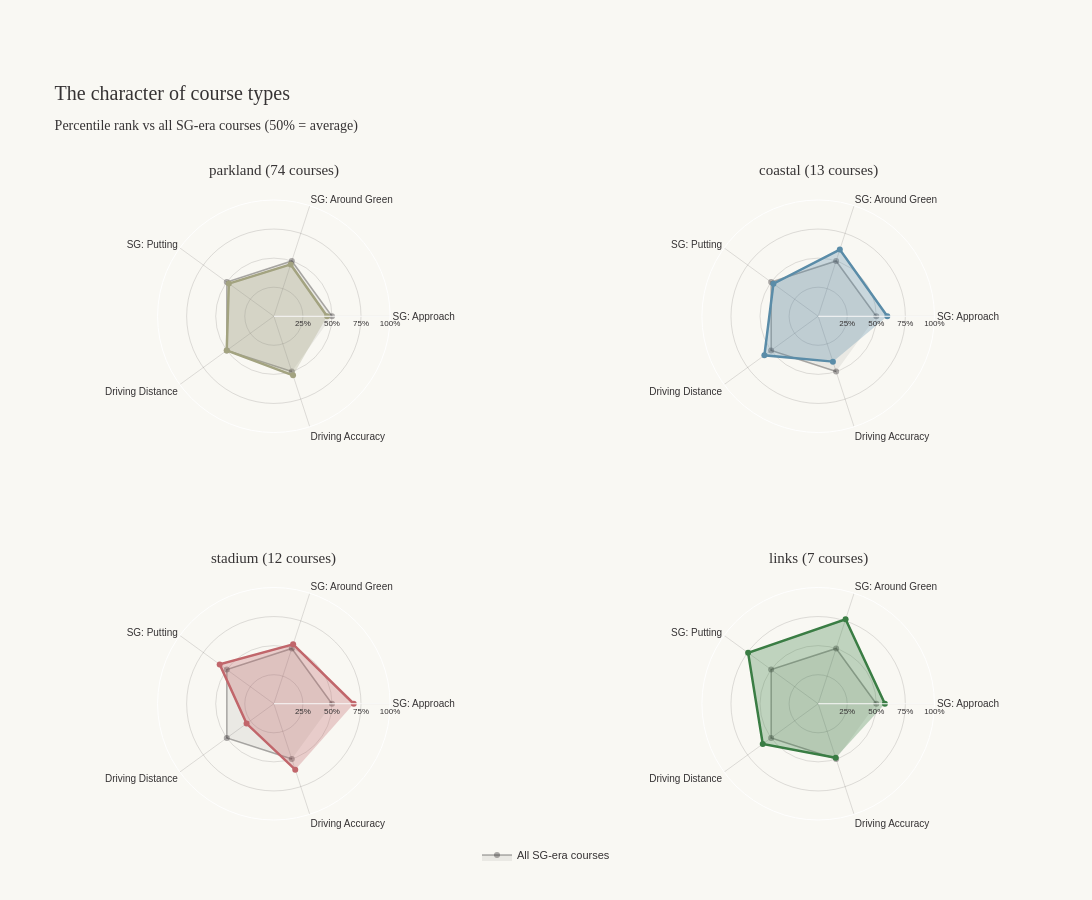

The notebook cell saved with this chart:
### Code cell
import math
from scipy.stats import rankdata
import plotly.subplots as sp
import plotly.graph_objects as go
import pandas as pd

# Brand
INK = "#363334"
PAPER = "#f9f8f3"

features_pretty = {
    # "sg_ott_shap": "SG: Off the Tee",
    "sg_app_shap": "SG: Approach",
    "sg_arg_shap": "SG: Around Green",
    "sg_putt_shap": "SG: Putting",
    "driving_dist_shap": "Driving Distance",
    "driving_acc_shap": "Driving Accuracy",
    # "gir_shap": "Greens in Reg.",
}
categories = list(features_pretty.values())
shap_cols = list(features_pretty.keys())

# Build percentiles DataFrame (percentile rank per feature across all courses)
percentiles = plot_df[shap_cols].copy()
for col in shap_cols:
    percentiles[col] = (rankdata(plot_df[col]) / len(plot_df)) * 100
percentiles["course_type"] = plot_df["course_type"]

# Pick 4 biggest course categories
type_counts = plot_df["course_type"].value_counts()
top_4_types = type_counts.head(4).index.tolist()
print(f"Top 4 course types: {top_4_types}")

# Average percentile rank per course type
type_avgs = percentiles[percentiles["course_type"].isin(top_4_types)].groupby("course_type")[shap_cols].mean()

# Reorder to put types in count order
type_avgs = type_avgs.loc[top_4_types]

# All courses baseline (will sit at 50% on each axis since percentiles are uniformly distributed)
overall_avg = [50.0] * len(shap_cols)

# Color per type
type_colors = {
    "parkland": "#a3a380",
    "links": "#3a7d44",
    "coastal": "#5a8ca8",
    "stadium": "#c1666b",
    "desert": "#d4a373",
    "mountain": "#6f5d8e",
    "heathland": "#8b7355",
}

# Build 2x2 grid of polar subplots
fig = sp.make_subplots(
    rows=2, cols=2,
    specs=[[{"type": "polar"}, {"type": "polar"}],
           [{"type": "polar"}, {"type": "polar"}]],
    subplot_titles=[
        f"{t} ({type_counts[t]} courses)" 
        for t in top_4_types
    ],
    horizontal_spacing=0.12,
    vertical_spacing=0.25,   # was 0.18 — gives more room between rows
)

# Add traces for each course type
for i, ctype in enumerate(top_4_types):
    row = (i // 2) + 1
    col = (i % 2) + 1
    
    type_values = [type_avgs.loc[ctype, k] for k in shap_cols]
    base_color = type_colors.get(ctype, "#888")
    
    # Convert hex to rgb for fill
    r = int(base_color[1:3], 16)
    g = int(base_color[3:5], 16)
    b = int(base_color[5:7], 16)
    fill_rgba = f"rgba({r}, {g}, {b}, 0.3)"
    
    # All-courses baseline (50th percentile on every axis)
    fig.add_trace(
        go.Scatterpolar(
            r=overall_avg,
            theta=categories,
            fill="toself",
            name="All SG-era courses",
            line=dict(color="rgba(54, 51, 52, 0.4)", width=1.5),
            fillcolor="rgba(54, 51, 52, 0.08)",
            showlegend=(i == 0),  # only show legend entry once
        ),
        row=row, col=col,
    )
    
    # The course type
    fig.add_trace(
        go.Scatterpolar(
            r=type_values,
            theta=categories,
            fill="toself",
            name=ctype.capitalize(),
            line=dict(color=base_color, width=2.5),
            fillcolor=fill_rgba,
            showlegend=False,  # type label is in the subplot title
        ),
        row=row, col=col,
    )

# Style each polar subplot consistently
for i in range(1, 5):
    polar_key = "polar" if i == 1 else f"polar{i}"
    fig.update_layout(**{
        polar_key: dict(
            bgcolor=PAPER,
            radialaxis=dict(
                visible=True,
                range=[0, 100],
                tickvals=[25, 50, 75, 100],
                ticktext=["25%", "50%", "75%", "100%"],
                tickfont=dict(family="Archivo, sans-serif", size=8, color=INK),
                gridcolor="rgba(54, 51, 52, 0.15)",
            ),
            angularaxis=dict(
                tickfont=dict(family="Archivo, sans-serif", size=10, color=INK),
                gridcolor="rgba(54, 51, 52, 0.15)",
            ),
        ),
    })

fig.update_layout(
    title=dict(
        text="The character of course types<br><sub>Percentile rank vs all SG-era courses (50% = average)</sub>",
        font=dict(family="Fraunces, serif", size=20, color=INK),
        x=0.05,
        xanchor="left",
    ),
    paper_bgcolor=PAPER,
    font=dict(family="Archivo, sans-serif", color=INK),
    legend=dict(
        orientation="h",
        yanchor="bottom", y=-0.08,
        xanchor="center", x=0.5,
        font=dict(family="Archivo, sans-serif", size=11),
    ),
    width=1100,
    height=900,
    margin=dict(l=60, r=60, t=200, b=80),  # t was 120
)

# Subplot title styling
for ann in fig.layout.annotations:
    ann.font = dict(family="Fraunces, serif", size=15, color=INK)
    ann.y = ann.y + 0.03  # nudge titles up

fig.show()

### Figure 1 — Plotly figure (JSON) as saved in the notebook; plotly's stock layout.template omitted (floating-point values rounded to 4 significant figures)
{"data": [{"fill": "toself", "fillcolor": "rgba(54, 51, 52, 0.08)", "line": {"color": "rgba(54, 51, 52, 0.4)", "width": 1.5}, "name": "All SG-era courses", "r": [50, 50, 50, 50, 50], "showlegend": true, "subplot": "polar", "theta": ["SG: Approach", "SG: Around Green", "SG: Putting", "Driving Distance", "Driving Accuracy"], "type": "scatterpolar"}, {"fill": "toself", "fillcolor": "rgba(163, 163, 128, 0.3)", "line": {"color": "#a3a380", "width": 2.5}, "name": "Parkland", "r": [45.81, 46.89, 47.84, 50.11, 53.46], "showlegend": false, "subplot": "polar", "theta": ["SG: Approach", "SG: Around Green", "SG: Putting", "Driving Distance", "Driving Accuracy"], "type": "scatterpolar"}, {"fill": "toself", "fillcolor": "rgba(54, 51, 52, 0.08)", "line": {"color": "rgba(54, 51, 52, 0.4)", "width": 1.5}, "name": "All SG-era courses", "r": [50, 50, 50, 50, 50], "showlegend": false, "subplot": "polar2", "theta": ["SG: Approach", "SG: Around Green", "SG: Putting", "Driving Distance", "Driving Accuracy"], "type": "scatterpolar"}, {"fill": "toself", "fillcolor": "rgba(90, 140, 168, 0.3)", "line": {"color": "#5a8ca8", "width": 2.5}, "name": "Coastal", "r": [59.5, 60.31, 47.58, 57.18, 41.05], "showlegend": false, "subplot": "polar2", "theta": ["SG: Approach", "SG: Around Green", "SG: Putting", "Driving Distance", "Driving Accuracy"], "type": "scatterpolar"}, {"fill": "toself", "fillcolor": "rgba(54, 51, 52, 0.08)", "line": {"color": "rgba(54, 51, 52, 0.4)", "width": 1.5}, "name": "All SG-era courses", "r": [50, 50, 50, 50, 50], "showlegend": false, "subplot": "polar3", "theta": ["SG: Approach", "SG: Around Green", "SG: Putting", "Driving Distance", "Driving Accuracy"], "type": "scatterpolar"}, {"fill": "toself", "fillcolor": "rgba(193, 102, 107, 0.3)", "line": {"color": "#c1666b", "width": 2.5}, "name": "Stadium", "r": [68.73, 53.76, 57.6, 28.98, 59.59], "showlegend": false, "subplot": "polar3", "theta": ["SG: Approach", "SG: Around Green", "SG: Putting", "Driving Distance", "Driving Accuracy"], "type": "scatterpolar"}, {"fill": "toself", "fillcolor": "rgba(54, 51, 52, 0.08)", "line": {"color": "rgba(54, 51, 52, 0.4)", "width": 1.5}, "name": "All SG-era courses", "r": [50, 50, 50, 50, 50], "showlegend": false, "subplot": "polar4", "theta": ["SG: Approach", "SG: Around Green", "SG: Putting", "Driving Distance", "Driving Accuracy"], "type": "scatterpolar"}, {"fill": "toself", "fillcolor": "rgba(58, 125, 68, 0.3)", "line": {"color": "#3a7d44", "width": 2.5}, "name": "Links", "r": [57.4, 76.36, 74.46, 58.91, 48.8], "showlegend": false, "subplot": "polar4", "theta": ["SG: Approach", "SG: Around Green", "SG: Putting", "Driving Distance", "Driving Accuracy"], "type": "scatterpolar"}], "layout": {"annotations": [{"font": {"color": "#363334", "family": "Fraunces, serif", "size": 15}, "showarrow": false, "text": "parkland (74 courses)", "x": 0.22, "xanchor": "center", "xref": "paper", "y": 1.03, "yanchor": "bottom", "yref": "paper"}, {"font": {"color": "#363334", "family": "Fraunces, serif", "size": 15}, "showarrow": false, "text": "coastal (13 courses)", "x": 0.78, "xanchor": "center", "xref": "paper", "y": 1.03, "yanchor": "bottom", "yref": "paper"}, {"font": {"color": "#363334", "family": "Fraunces, serif", "size": 15}, "showarrow": false, "text": "stadium (12 courses)", "x": 0.22, "xanchor": "center", "xref": "paper", "y": 0.405, "yanchor": "bottom", "yref": "paper"}, {"font": {"color": "#363334", "family": "Fraunces, serif", "size": 15}, "showarrow": false, "text": "links (7 courses)", "x": 0.78, "xanchor": "center", "xref": "paper", "y": 0.405, "yanchor": "bottom", "yref": "paper"}], "font": {"color": "#363334", "family": "Archivo, sans-serif"}, "height": 900, "legend": {"font": {"family": "Archivo, sans-serif", "size": 11}, "orientation": "h", "x": 0.5, "xanchor": "center", "y": -0.08, "yanchor": "bottom"}, "margin": {"b": 80, "l": 60, "r": 60, "t": 200}, "paper_bgcolor": "#f9f8f3", "polar": {"angularaxis": {"gridcolor": "rgba(54, 51, 52, 0.15)", "tickfont": {"color": "#363334", "family": "Archivo, sans-serif", "size": 10}}, "bgcolor": "#f9f8f3", "domain": {"x": [0, 0.44], "y": [0.625, 1]}, "radialaxis": {"gridcolor": "rgba(54, 51, 52, 0.15)", "range": [0, 100], "tickfont": {"color": "#363334", "family": "Archivo, sans-serif", "size": 8}, "ticktext": ["25%", "50%", "75%", "100%"], "tickvals": [25, 50, 75, 100], "visible": true}}, "polar2": {"angularaxis": {"gridcolor": "rgba(54, 51, 52, 0.15)", "tickfont": {"color": "#363334", "family": "Archivo, sans-serif", "size": 10}}, "bgcolor": "#f9f8f3", "domain": {"x": [0.56, 1], "y": [0.625, 1]}, "radialaxis": {"gridcolor": "rgba(54, 51, 52, 0.15)", "range": [0, 100], "tickfont": {"color": "#363334", "family": "Archivo, sans-serif", "size": 8}, "ticktext": ["25%", "50%", "75%", "100%"], "tickvals": [25, 50, 75, 100], "visible": true}}, "polar3": {"angularaxis": {"gridcolor": "rgba(54, 51, 52, 0.15)", "tickfont": {"color": "#363334", "family": "Archivo, sans-serif", "size": 10}}, "bgcolor": "#f9f8f3", "domain": {"x": [0, 0.44], "y": [0, 0.375]}, "radialaxis": {"gridcolor": "rgba(54, 51, 52, 0.15)", "range": [0, 100], "tickfont": {"color": "#363334", "family": "Archivo, sans-serif", "size": 8}, "ticktext": ["25%", "50%", "75%", "100%"], "tickvals": [25, 50, 75, 100], "visible": true}}, "polar4": {"angularaxis": {"gridcolor": "rgba(54, 51, 52, 0.15)", "tickfont": {"color": "#363334", "family": "Archivo, sans-serif", "size": 10}}, "bgcolor": "#f9f8f3", "domain": {"x": [0.56, 1], "y": [0, 0.375]}, "radialaxis": {"gridcolor": "rgba(54, 51, 52, 0.15)", "range": [0, 100], "tickfont": {"color": "#363334", "family": "Archivo, sans-serif", "size": 8}, "ticktext": ["25%", "50%", "75%", "100%"], "tickvals": [25, 50, 75, 100], "visible": true}}, "title": {"font": {"color": "#363334", "family": "Fraunces, serif", "size": 20}, "text": "The character of course types<br><sub>Percentile rank vs all SG-era courses (50% = average)</sub>", "x": 0.05, "xanchor": "left"}, "width": 1100}}
